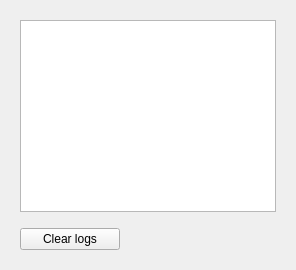
      <widget class="QWidget" name="tab_5">
       <property name="sizePolicy">
        <sizepolicy hsizetype="Expanding" vsizetype="Expanding">
         <horstretch>0</horstretch>
         <verstretch>0</verstretch>
        </sizepolicy>
       </property>
       <attribute name="title">
        <string>Logs</string>
       </attribute>
       <layout class="QVBoxLayout" name="verticalLayout_7">
        <item>
         <widget class="QFrame" name="frame_4">
          <property name="sizePolicy">
           <sizepolicy hsizetype="Expanding" vsizetype="Expanding">
            <horstretch>0</horstretch>
            <verstretch>0</verstretch>
           </sizepolicy>
          </property>
          <property name="frameShape">
           <enum>QFrame::NoFrame</enum>
          </property>
          <property name="frameShadow">
           <enum>QFrame::Raised</enum>
          </property>
          <layout class="QVBoxLayout" name="verticalLayout_9">
           <item>
            <widget class="QPlainTextEdit" name="logResults">
             <property name="readOnly">
              <bool>true</bool>
             </property>
            </widget>
           </item>
           <item>
            <spacer name="verticalSpacer_3">
             <property name="orientation">
              <enum>Qt::Vertical</enum>
             </property>
             <property name="sizeType">
              <enum>QSizePolicy::Fixed</enum>
             </property>
             <property name="sizeHint" stdset="0">
              <size>
               <width>20</width>
               <height>10</height>
              </size>
             </property>
            </spacer>
           </item>
           <item>
            <widget class="QPushButton" name="clearLogsButton">
             <property name="maximumSize">
              <size>
               <width>100</width>
               <height>22</height>
              </size>
             </property>
             <property name="text">
              <string>Clear logs</string>
             </property>
            </widget>
           </item>
          </layout>
         </widget>
        </item>
       </layout>
      </widget>
